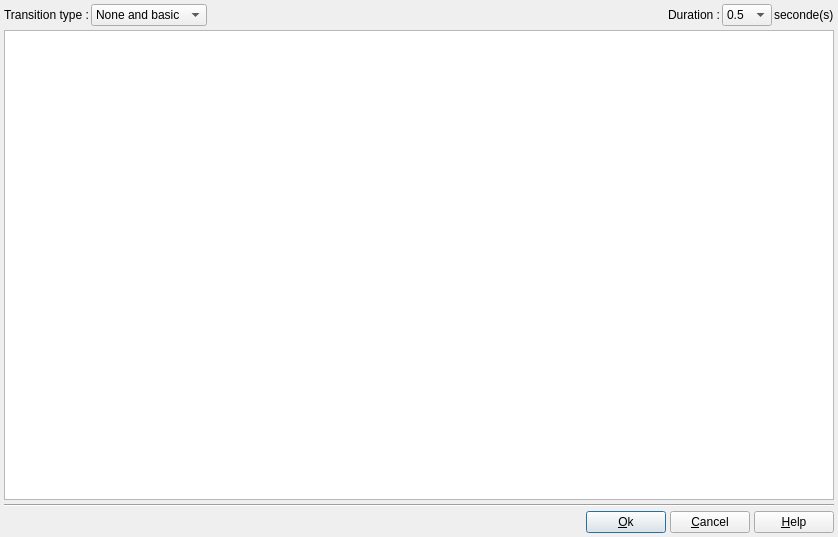
<?xml version="1.0" encoding="UTF-8"?>
<ui version="4.0">
 <class>DlgTransitionProperties</class>
 <widget class="QDialog" name="DlgTransitionProperties">
  <property name="geometry">
   <rect>
    <x>0</x>
    <y>0</y>
    <width>838</width>
    <height>537</height>
   </rect>
  </property>
  <property name="font">
   <font>
    <pointsize>9</pointsize>
   </font>
  </property>
  <property name="windowTitle">
   <string>Transition properties</string>
  </property>
  <layout class="QVBoxLayout" name="verticalLayout">
   <property name="spacing">
    <number>4</number>
   </property>
   <property name="margin">
    <number>4</number>
   </property>
   <item>
    <layout class="QHBoxLayout" name="horizontalLayout">
     <property name="spacing">
      <number>2</number>
     </property>
     <property name="margin">
      <number>0</number>
     </property>
     <item>
      <widget class="QLabel" name="label">
       <property name="text">
        <string>Transition type :</string>
       </property>
      </widget>
     </item>
     <item>
      <widget class="QComboBox" name="TransitionTypeCB">
       <property name="sizePolicy">
        <sizepolicy hsizetype="Preferred" vsizetype="Fixed">
         <horstretch>0</horstretch>
         <verstretch>0</verstretch>
        </sizepolicy>
       </property>
       <item>
        <property name="text">
         <string>None and basic</string>
        </property>
       </item>
       <item>
        <property name="text">
         <string>Zoom</string>
        </property>
       </item>
       <item>
        <property name="text">
         <string>Slide</string>
        </property>
       </item>
       <item>
        <property name="text">
         <string>Push</string>
        </property>
       </item>
       <item>
        <property name="text">
         <string>Luma-Bar</string>
        </property>
       </item>
       <item>
        <property name="text">
         <string>Luma-Box</string>
        </property>
       </item>
       <item>
        <property name="text">
         <string>Luma-Center</string>
        </property>
       </item>
       <item>
        <property name="text">
         <string>Luma-Checker</string>
        </property>
       </item>
       <item>
        <property name="text">
         <string>Luma-Clock</string>
        </property>
       </item>
       <item>
        <property name="text">
         <string>Luma-Snake</string>
        </property>
       </item>
      </widget>
     </item>
     <item>
      <widget class="QLabel" name="label_2">
       <property name="sizePolicy">
        <sizepolicy hsizetype="Expanding" vsizetype="Preferred">
         <horstretch>0</horstretch>
         <verstretch>0</verstretch>
        </sizepolicy>
       </property>
       <property name="text">
        <string>Duration :</string>
       </property>
       <property name="alignment">
        <set>Qt::AlignRight|Qt::AlignTrailing|Qt::AlignVCenter</set>
       </property>
      </widget>
     </item>
     <item>
      <widget class="QComboBox" name="TransitionDurationCB">
       <property name="sizePolicy">
        <sizepolicy hsizetype="Fixed" vsizetype="Fixed">
         <horstretch>0</horstretch>
         <verstretch>0</verstretch>
        </sizepolicy>
       </property>
       <property name="minimumSize">
        <size>
         <width>50</width>
         <height>0</height>
        </size>
       </property>
       <property name="maximumSize">
        <size>
         <width>50</width>
         <height>16777215</height>
        </size>
       </property>
       <item>
        <property name="text">
         <string notr="true">0.5</string>
        </property>
       </item>
       <item>
        <property name="text">
         <string notr="true">1</string>
        </property>
       </item>
       <item>
        <property name="text">
         <string notr="true">2</string>
        </property>
       </item>
       <item>
        <property name="text">
         <string notr="true">3</string>
        </property>
       </item>
       <item>
        <property name="text">
         <string notr="true">4</string>
        </property>
       </item>
      </widget>
     </item>
     <item>
      <widget class="QLabel" name="label_3">
       <property name="text">
        <string>seconde(s)</string>
       </property>
      </widget>
     </item>
    </layout>
   </item>
   <item>
    <widget class="QTableWidget" name="TransitionTable">
     <property name="editTriggers">
      <set>QAbstractItemView::NoEditTriggers</set>
     </property>
     <property name="showDropIndicator" stdset="0">
      <bool>false</bool>
     </property>
     <property name="dragDropOverwriteMode">
      <bool>false</bool>
     </property>
     <property name="selectionMode">
      <enum>QAbstractItemView::SingleSelection</enum>
     </property>
     <property name="showGrid">
      <bool>false</bool>
     </property>
     <property name="gridStyle">
      <enum>Qt::NoPen</enum>
     </property>
     <property name="wordWrap">
      <bool>false</bool>
     </property>
     <property name="cornerButtonEnabled">
      <bool>false</bool>
     </property>
     <attribute name="horizontalHeaderVisible">
      <bool>false</bool>
     </attribute>
     <attribute name="horizontalHeaderHighlightSections">
      <bool>false</bool>
     </attribute>
     <attribute name="verticalHeaderVisible">
      <bool>false</bool>
     </attribute>
     <attribute name="verticalHeaderHighlightSections">
      <bool>false</bool>
     </attribute>
     <column>
      <property name="text">
       <string notr="true">0</string>
      </property>
     </column>
     <column>
      <property name="text">
       <string notr="true">1</string>
      </property>
     </column>
     <column>
      <property name="text">
       <string notr="true">2</string>
      </property>
     </column>
     <column>
      <property name="text">
       <string notr="true">3</string>
      </property>
     </column>
    </widget>
   </item>
   <item>
    <widget class="Line" name="line">
     <property name="orientation">
      <enum>Qt::Horizontal</enum>
     </property>
    </widget>
   </item>
   <item>
    <layout class="QHBoxLayout" name="horizontalLayout_2">
     <property name="spacing">
      <number>4</number>
     </property>
     <item>
      <spacer name="horizontalSpacer_2">
       <property name="orientation">
        <enum>Qt::Horizontal</enum>
       </property>
       <property name="sizeHint" stdset="0">
        <size>
         <width>40</width>
         <height>20</height>
        </size>
       </property>
      </spacer>
     </item>
     <item>
      <widget class="QPushButton" name="OKBT">
       <property name="text">
        <string>&amp;Ok</string>
       </property>
       <property name="icon">
        <iconset>
         <normaloff>icons/agt_action_success.png</normaloff>icons/agt_action_success.png</iconset>
       </property>
      </widget>
     </item>
     <item>
      <widget class="QPushButton" name="CloseBT">
       <property name="text">
        <string>&amp;Cancel</string>
       </property>
       <property name="icon">
        <iconset>
         <normaloff>icons/agt_action_fail.png</normaloff>icons/agt_action_fail.png</iconset>
       </property>
      </widget>
     </item>
     <item>
      <widget class="QPushButton" name="HelpBT">
       <property name="text">
        <string>&amp;Help</string>
       </property>
       <property name="icon">
        <iconset>
         <normaloff>icons/help.png</normaloff>icons/help.png</iconset>
       </property>
      </widget>
     </item>
    </layout>
   </item>
  </layout>
 </widget>
 <resources/>
 <connections/>
</ui>
